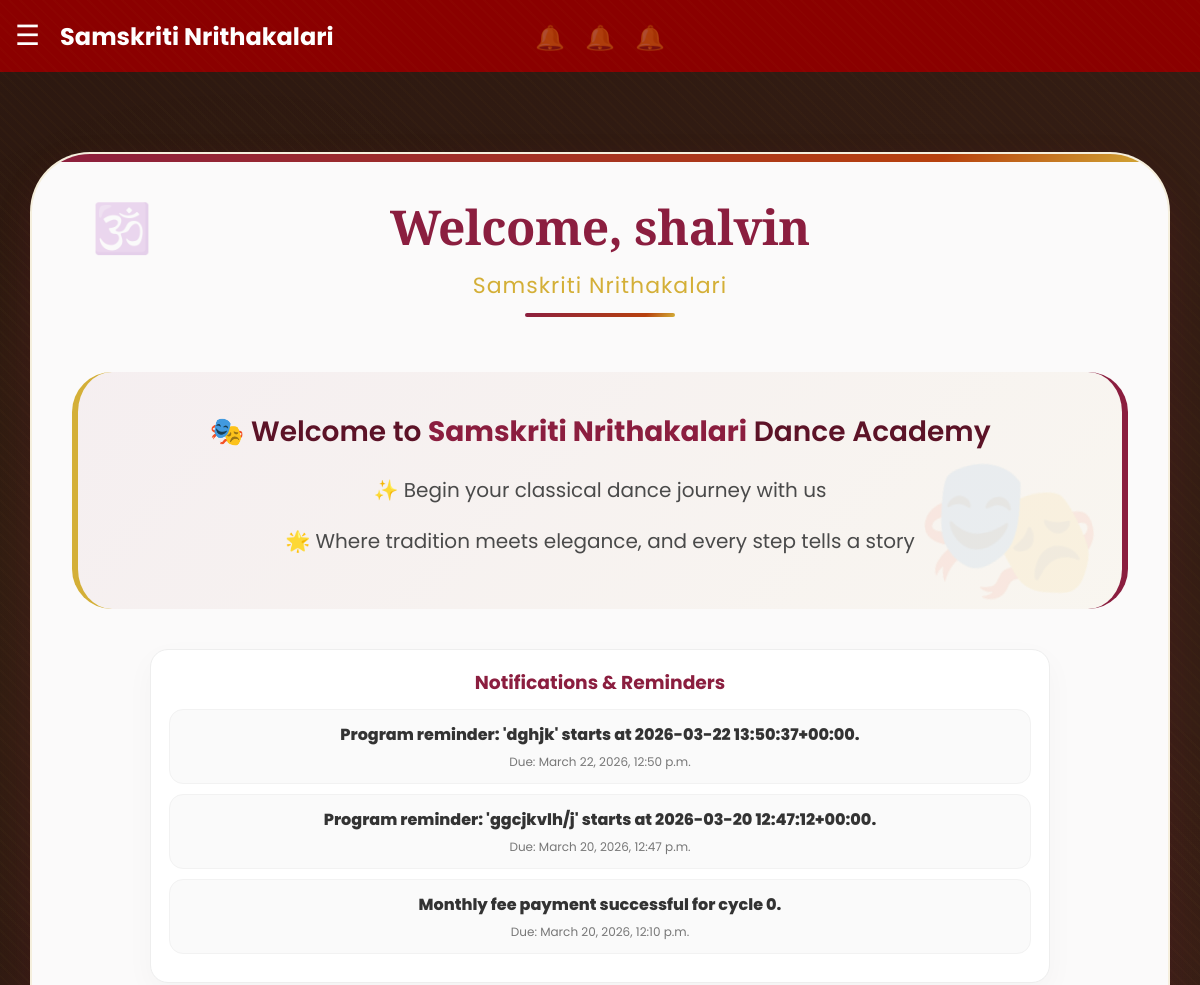
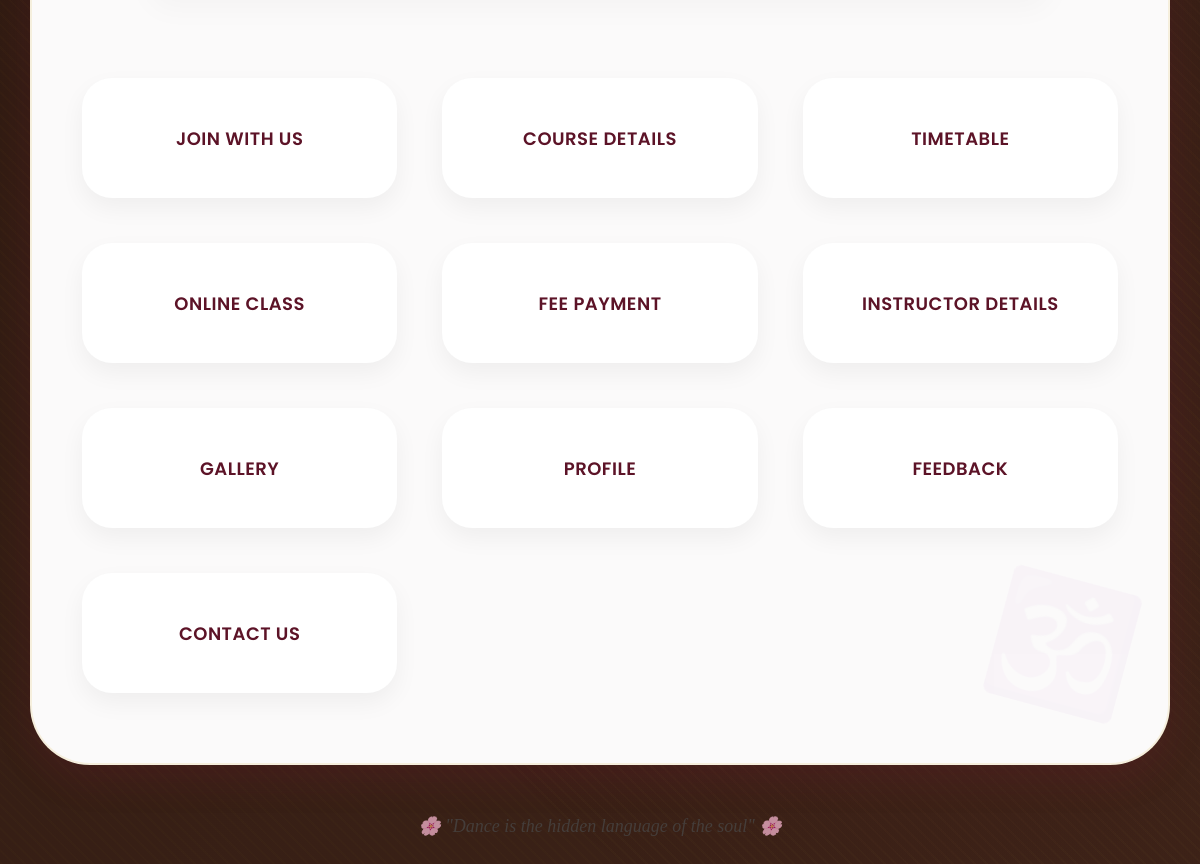
/dashboard/ (signed in), run on the app's committed database (2 pictures, top to bottom).
### core/models.py (models this page shows, shortened)
class Notification(models.Model):
    NOTIF_ONLINE_CLASS = "online_class"
    NOTIF_PROGRAM = "program"
    NOTIF_FEE_DUE = "fee_due"
    NOTIF_FEE_PAID = "fee_paid"
    NOTIFICATION_TYPE_CHOICES = [
        (NOTIF_ONLINE_CLASS, "Online Class Reminder"),
        (NOTIF_PROGRAM, "Program Reminder"),
        (NOTIF_FEE_DUE, "Monthly Fee Reminder"),
        (NOTIF_FEE_PAID, "Monthly Fee Paid Confirmation"),
    ]
    user = models.ForeignKey(User, on_delete=models.CASCADE, related_name="notifications")
    notification_type = models.CharField(max_length=30, choices=NOTIFICATION_TYPE_CHOICES)
    message = models.TextField()
    due_at = models.DateTimeField(default=timezone.now)
    created_at = models.DateTimeField(auto_now_add=True)
    is_read = models.BooleanField(default=False)
    online_class = models.ForeignKey(
        OnlineClass, on_delete=models.CASCADE, null=True, blank=True, related_name="notifications"
    )
    program = models.ForeignKey(
        Program, on_delete=models.CASCADE, null=True, blank=True, related_name="notifications"
    )
    fee_payment = models.ForeignKey(
        MonthlyFeePayment, on_delete=models.CASCADE, null=True, blank=True, related_name="notifications"
    )
    month = models.CharField(max_length=7, null=True, blank=True)  # For fee reminders/paid
    class Meta:
        ordering = ["-created_at"]

### core/views.py (the view)
# urls.py: path("dashboard/", views.dashboard, name="dashboard"),
@login_required
def dashboard(request):
    if is_admin_user(request.user):
        return redirect("admin_dashboard")
    profile = get_profile_or_redirect(request)
    if profile is None:
        return redirect("register")
    current_cycle_key = get_fee_cycle_key_for_user(request.user)
    ensure_fee_due_notification(request, profile, current_cycle_key)
    notifications = Notification.objects.filter(
        user=request.user,
        is_read=False,
        due_at__lte=timezone.now(),
    ).order_by("-created_at")[:10]
    return render(
        request,
        "dashboard.html",
        {
            "admission_fee_paid": profile.admission_fee_paid,
            "selected_course": profile.selected_course,
            "notifications": notifications,
        },
    )

### core/views.py (called while the page is built, shortened)
def is_admin_user(user):
    return bool(user and user.is_authenticated and (user.is_staff or user.is_superuser))

def get_profile_or_redirect(request):
    profile = UserProfile.objects.filter(user=request.user).first()
    if profile is not None:
        return profile

def get_fee_cycle_key_for_user(user, now=None) -> str:
    now = now or timezone.now()
    start = getattr(user, "date_joined", None) or now
    if start > now:
        return "0"
    days_elapsed = (now - start).days
    cycle_number = days_elapsed // FEE_CYCLE_DAYS
    return str(cycle_number)

def ensure_fee_due_notification(request, profile: UserProfile, cycle_key: str):
    booking_obj = getattr(profile, "booking", None)
    if booking_obj is not None and booking_obj.status != Booking.STATUS_ACTIVE:
        return
    if MonthlyFeePayment.objects.filter(profile=profile, month=cycle_key).exists():
        return

### templates/dashboard.html (shortened to what this page needs)
{% extends 'base.html' %}
{% load static %}
{% block content %}
<div class="floating-motif motif-1">💃</div>
<div class="floating-motif motif-2">🕺</div>
<div class="floating-motif motif-3">🎭</div>
<div class="temple-bells">
    <span class="bell">🔔</span>
    <span class="bell">🔔</span>
    <span class="bell">🔔</span>
</div>
<div class="dashboard">
    <h1>
        Welcome, {{ request.user.username }}
        <small>Samskriti Nrithakalari</small>
    </h1>
    <div class="welcome-message">
        <p>🎭 Welcome to <b>Samskriti Nrithakalari</b> Dance Academy</p>
        <p>✨ Begin your classical dance journey with us</p>
        <p>🌟 Where tradition meets elegance, and every step tells a story</p>
    </div>
    {% if notifications %}
        <div style="max-width:900px;margin:28px auto 0;background:#fff;border:1px solid #eee;border-radius:18px;padding:18px;box-shadow:0 10px 30px rgba(0,0,0,0.03);">
            <h3 style="text-align:center;color:#8B1E3F;margin-bottom:12px;">Notifications & Reminders</h3>
            {% for n in notifications %}
                <div style="padding:12px 14px;border-radius:14px;border:1px solid #f2f2f2;background:#fafafa;margin-bottom:10px;">
                    <div style="font-weight:800;color:#333;">{{ n.message }}</div>
                    <div style="font-size:12px;color:#777;margin-top:6px;">Due: {{ n.due_at }}</div>
                </div>
            {% endfor %}
        </div>
    {% endif %}
    <div class="dashboard-options">
        <a href="{% url 'join' %}" class="btn" data-icon="💃">Join With Us</a>
        <a href="{% url 'dashboard_course_details' %}" class="btn" data-icon="📚">Course Details</a>
        <a href="{% url 'dashboard_timetable' %}" class="btn" data-icon="⏰">Timetable</a>
        <a href="{% url 'online_classes' %}" class="btn" data-icon="🎥">Online Class</a>
        <a href="{% url 'monthly_fee_payment' %}" class="btn" data-icon="💰">Fee Payment</a>
        <a href="{% url 'instructors' %}" class="btn" data-icon="🧑‍🏫">Instructor Details</a>
        <a href="{% url 'gallery' %}" class="btn" data-icon="🖼️">Gallery</a>
        <a href="{% url 'profile' %}" class="btn" data-icon="👤">Profile</a>
        <a href="{% url 'feedback' %}" class="btn" data-icon="📝">Feedback</a>
        <a href="{% url 'contact_us' %}" class="btn" data-icon="☎️">Contact Us</a>
    </div>
</div>
<div class="footer-quote" style="text-align: center; margin: 30px; color: var(--elegant-gray); opacity: 0.7; font-style: italic; font-family: 'Playfair Display', serif; font-size: 18px;">
    <p>🌸 "Dance is the hidden language of the soul" 🌸</p>
</div>
{% endblock %}

### static/css/style.css (style rules this page uses)
body { margin:0; font-family:Arial; }
.btn { background:red; color:white; padding:12px 25px; text-decoration:none; font-size:18px; margin-top:10px; }
.dashboard { text-align:center; margin-top:50px; }
.dashboard-options { margin-top:30px; }
.btn { display:inline-block; padding:12px 25px; background:#8b0000; color:white; text-decoration:none; margin:10px; border-radius:5px; }

### data on the page
Notification: message "Program reminder: 'dghjk' starts at 2026-03-22 13:50:37+00:00.", due_at "March 22, 2026, 12:50 p.m."
Notification: message "Program reminder: 'ggcjkvlh/j' starts at 2026-03-20 12:47:12+00:00.", due_at "March 20, 2026, 12:47 p.m."
Notification: message "Monthly fee payment successful for cycle 0.", due_at "March 20, 2026, 12:10 p.m."

### other printed values
{{ request.user.username }} "shalvin"
